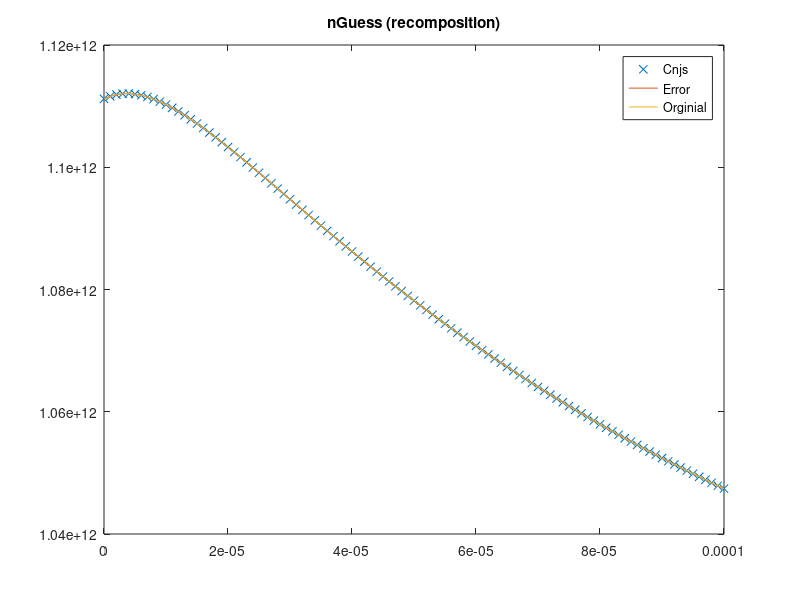
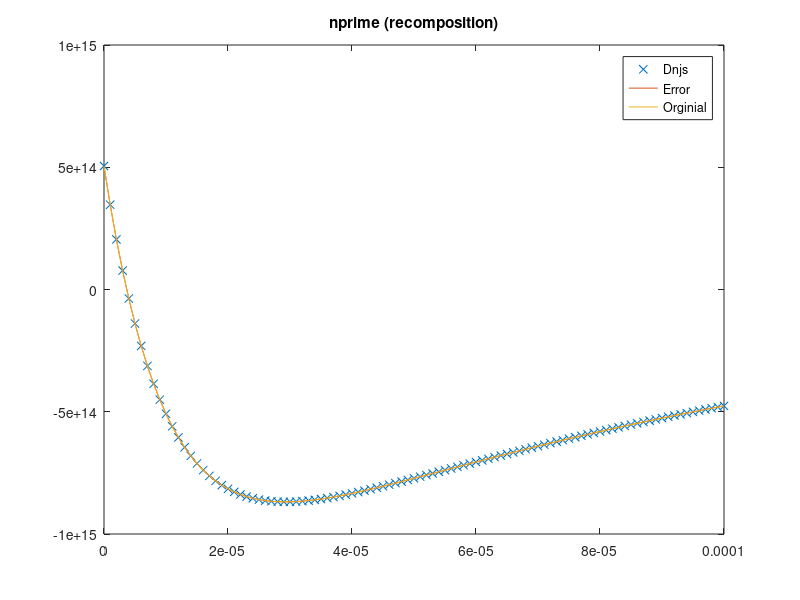
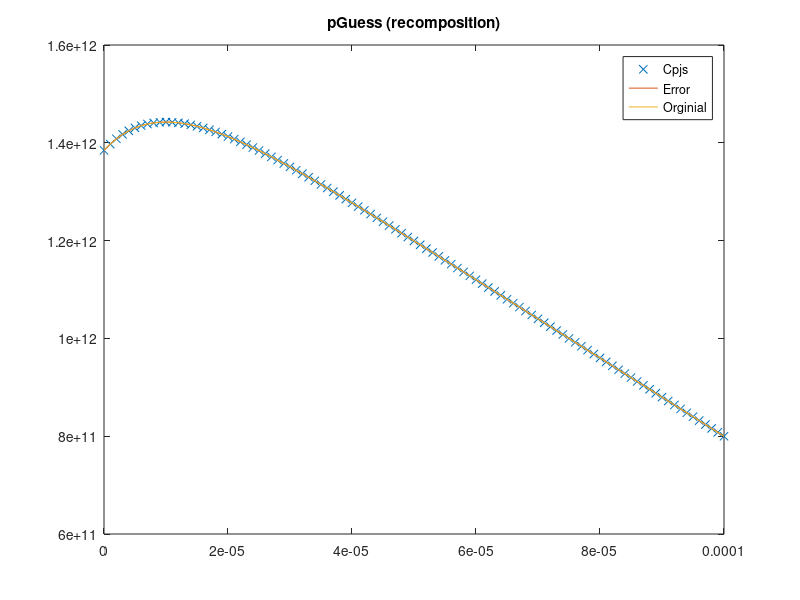
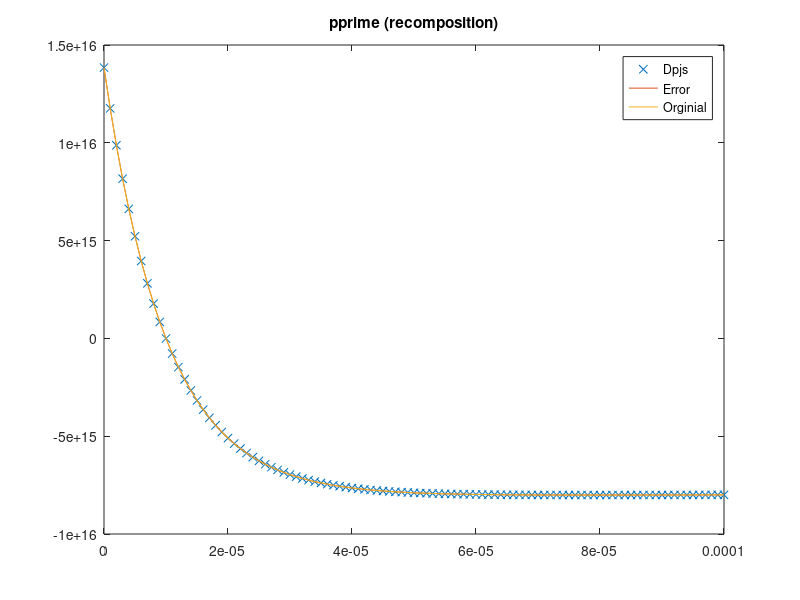

The MATLAB script that drew these images, in order: (Note: this script raises an error after producing the figures.)
clear all
close all
t=cputime;
%profile on


%Modified Newton, no noise, Jacobian


%Version 1.0 of actual calculations
%Calculates the approximate solution of a known test function
%Uses numerical integration instead of symbolic integration
%The length of the testing regions can be varied
%The number of intervals can be varied
%The starting point of the testing region can be varied

%Collection of constants which may be useful

chi = 4.07; %(*electron affinity in eV*)
gamma = 5.47;  %(*ionization energy in eV*)
phi = chi + gamma/2; %(*work function in eV*)
Eg = gamma - chi;
ni = 2*10^6; %(*intrinsic carrier concentration in [1/cm^3]*)
me = 9.1*10^-31; %(*mass of electron  in kg*)
meffe = .067*me ;%(*mass in density of states for electrons [1]*)
meffh = .47*me; %(*mass in density of states for holes [1]*)
keV = 8.617*10^-5 ;%(*boltzmann  constant in eV/K*)
ksi = 1.38*10^-23; %(*boltzmann constant in J/K*)
ksiN = 1.38*10^-23;
ksiP = 1.38*10^-23;
T = 300; %(*Cell temperature in K*)
h = 6.626 * 10^-34;
Ec = -chi;
Ev = -gamma;
e0m = 8.854*10^-15;  %(*permittivity of free space in [s^4 A^2/m^3 kg]*)
e0 = e0m*10^-6; %(*permittivity of free space in [s^4 A^2/cm^3 kg]*)
er = 13.1; %(*permittivity ratio for a given material [1]*)
q = 1.6*10^-19; %(*Fundamental charge in C*)
taun = 10^-9; %(*electron lifetime in s*)
taup = 10^-9;%(*hole lifetime in s*)
mun = 8500; %(*electron mobility in cm^2/V s*)
mup = 400; %(*hole mobility in cm^2/V s*)
Dn = 220; %(*electron diffusivity in cm^2/s*)
Dp = 10; %(*hole diffusivity in cm^2/s*)
Sr = 10^5; %(*recombination velocity (in cm/s)*)
Wn = 10^-4; %(*Lenght of n-type region (in cm)*)
Wp = 10^-4; %(*Length of p-type region (in cm)*)


%Input the start and end points of the testing region and determine its
%length
startPoint = 0;
endPoint = Wn;
totalLength = endPoint-startPoint;

%Set number of intervals to divide domain into
numIntervals = 100;
intervalLength = totalLength/numIntervals;
dx = intervalLength;
maxIterations=50;
% Store node locations
node = startPoint:dx:totalLength;

%Random noise bounds
rand=1;

AbsError=10^-18;
RelError=10^-6;

filepath=strcat('modifiedNewton v3/rand',num2str(rand),'/',num2str(numIntervals),'terms');
mkdir(filepath)

%(*Solar incidence data*)
alphaOpt = 10000; %(*/cm*) (*GaAs*)
Conc = 1;
Lflux = 2.0*10^17; %(*/cm^2 s *) (*photons absorbed by GaAs at 1 sun*)
R = 0.1; %(*reflection coefficient*)
Gop = @(x) alphaOpt*Conc*Lflux*(1 - R)*exp(-alphaOpt*(x));%(*/cm^3*) 


indexp = linspace(startPoint,totalLength+startPoint,numIntervals+1);
indexn = linspace(startPoint,totalLength+startPoint,numIntervals+1);

%Define general basis functions for interval 0 to 1
% Use inline functions; define generic basis functions and derivatives

%Phi function is chosen such that phi_right (f1) has f(0) = 1, f(1)=0, f'(0) = 1,
%f'(1)=0
%Phi function is chosen such that phi_left (f2) has f(0) = 0, f(1)=1, f'(0) = 1,
%f'(1)=0
%f1 = phi_right
%f2 = phi_left
f1 =@(x) (1-3.*(x/dx).^2+ 2.*(x/dx).^3);
f2 =@(x) (3*(x/dx).^2-2*(x/dx).^3); 

f1prime = @(x) (-6/dx^2.*(x) + 6/dx^3.*(x).^2);
f2prime = @(x) (6/dx^2.*(x) - 6/dx^3.*(x).^2);

f1primeprime = @(x) (-6/dx^2 + 12/dx^3.*(x));
f2primeprime = @(x) (6/dx^2 - 12/dx^3.*(x));

%Psi function is chosen such that psi_right (f3) has f'(0) = 1, f'(1)=0, f(0) =
%0, f(1)=0
%Psi function is chosen such that psi_left (f4) has f'(0) = 0, f'(1)=1, f(0) = 0,
%f(1)=0
%f3 = psi_left
%f4 = psi_right
f3 = @(x) ((x/dx)- 2*(x/dx).^2+(x/dx).^3)*dx;
f4 = @(x) (-(x/dx).^2+(x/dx).^3)*dx;


f3prime = @(x) (1/dx - 4/dx.^2.*(x) + 3/dx.^3.*(x).^2)*dx;
f4prime = @(x) (-2/dx^2.*(x) + 3/dx^3.*(x).^2)*dx;

f3primeprime = @(x) (-4/dx.^2 + 6/dx.^3.*(x))*dx;
f4primeprime = @(x) (-2/dx.^2 + 6/dx.^3.*(x))*dx;

% x_axis=0:dx/100:dx;
% subplot(221),plot(x_axis,f1(x_axis))
% subplot(222),plot(x_axis,f2(x_axis))
% subplot(223),plot(x_axis,f3(x_axis))
% subplot(224),plot(x_axis,f4(x_axis))
%%%%%%%%%%%%%%%%%%%%%%%%%%%%%%%%%%%%%%%%%%%%%%%%%%%%%%%%%%%%%%%%%%%%%%%%%%%%%%
%Set up known n(x) and p(x) distributions
%%%%%%%%%%%%%%%%%%%%%%%%%%%%%%%%%%%%%%%%%%%%%%%%%%%%%%%%%%%%%%%%%%%%%%%%%%%%%%


%Set up initial guess for p(x).  The curve goes has the vague shape of the
%expected output (peak near 0 and vaguely exponential).

%%%%%%%%%%%%%%%%%%%%%%%%%%%%%%%%%%%%%%%%%%%%%%%%%%
%NOTE: If pGuess is change, initial BCs for pGuess must also be changed
%%%%%%%%%%%%%%%%%%%%%%%%%%%%%%%%%%%%%%%%%%%%%%%%%%
p1=8.14812*10^13;
p2=-2.19257*10^11;
p3=-8.12149*10^13;
p4=1.33755*10^12;
gammap1=100;
gammap2=100000;
gammap3=1;
gammap4=10;

%Symbolic form of pGuess
pGuessOrig = @(x) p1*exp(-gammap1*x)+p2*exp(-gammap2*x)+p3*exp(-gammap3*x)+p4*exp(-gammap4*x);

n1=-1.79768*10^10;
n2=1.29154*10^11;
n3=9.94351*10^11;
n4=5.6616*10^9;
gamman1=100000;
gamman2=10000;
gamman3=1;
gamman4=10;

%Symbolic form of nGuess
nGuessOrig = @(x) n1*exp(-gamman1*x)+n2*exp(-gamman2*x)+n3*exp(-gamman3*x)+n4*exp(-gamman4*x);

nprimeOrig = @(x) -(n1*gamman1*exp(-gamman1*x) + n2*gamman2*exp(-gamman2*x) + n3*gamman3*exp(-gamman3*x)+n4*gamman4*exp(-gamman4*x));
pprimeOrig = @(x) -(p1*gammap1*exp(-gammap1*x) + p2*gammap2*exp(-gammap2*x) + p3*gammap3*exp(-gammap3*x)+p4*gammap4*exp(-gammap4*x));

nprimeprimeOrig = @(x) (n1*gamman1*gamman1*exp(-gamman1*x) + n2*gamman2*gamman2*exp(-gamman2*x) + n3*gamman3*gamman3*exp(-gamman3*x)+n4*gamman4*gamman4*exp(-gamman4*x));
pprimeprimeOrig = @(x) (p1*gammap1*gammap1*exp(-gammap1*x) + p2*gammap2*gammap2*exp(-gammap2*x) + p3*gammap3*gammap3*exp(-gammap3*x)+p4*gammap4*gammap4*exp(-gammap4*x));

cn1 = Dn - ksiN*T*mun/q;
cn2 = ksiN*T*mun/q;

cp1 = ksiP*T*mup/q - Dp;
cp2 = -ksiP*T*mup/q;

%Check BCs
% alphaNtest = nprimeOrig(0)/nGuessOrig(0)
% alphaPtest = pprimeOrig(0)/pGuessOrig(0)
% betaNtest = nprimeOrig(Wn)/nGuessOrig(Wn)
% betaPtest = pprimeOrig(Wn)/pGuessOrig(Wn)


%Gopn = @(x) cn1.*(n1*(gamman1*gamman1)*exp(-gamman1*x) + n2*(gamman2*gamman2)*exp(-gamman2*x) + n3*(gamman3*gamman3)*exp(-gamman3*x))    +(ksiN*T*mun/q*(pprimeprimeOrig(x)./pGuessOrig(x) - (pprimeOrig(x)./pGuessOrig(x)).^2) - 1/taun).*(n1*exp(-gamman1*x) + n2*exp(-gamman2*x) + n3*exp(-gamman3*x));%+cn2.*pprime(x)./pGuess(x).*(-n1*(gamman1)*exp(-gamman1*x) - n2*(gamman2)*exp(-gamman2*x) - n3*(gamman3)*exp(-gamman3*x))     
%Gopp = @(x) cp1.*(p1*(gammap1*gammap1)*exp(-gammap1*x) + p2*(gammap2*gammap2)*exp(-gammap2*x) + p3*(gammap3*gammap3)*exp(-gammap3*x))    +(ksiP*T*mup/q*((nprimeOrig(x)./nGuessOrig(x)).^2 - nprimeprimeOrig(x)./nGuessOrig(x)) - 1/taup).*(p1*exp(-gammap1*x) + p2*exp(-gammap2*x) + p3*exp(-gammap3*x));%+cp2.*nprime(x)./nGuess(x).*(-p1*(gammap1)*exp(-gammap1*x) - p2*(gammap2)*exp(-gammap2*x) - p3*(gammap3)*exp(-gammap3*x))     

%Adjust pGuess to include error
%Adjust pGuess to include error

%'Noisified' terms
%n3*rand,gamman1,gamman2,gamman3 set;n1 and n2 calculated from those
%numbers using BCs
%Calcs done in Mathematica

% n1rand=-2.43711*10^10;
% n2rand=1.53127*10^11;
% n3rand=1.07209*10^12;
% n4rand=-9.73843*10^12;
% gamman1rand=100000*rand;

nGuess = nGuessOrig;%@(x) (n1rand*exp(-gamman1rand*x)+n2rand*exp(-gamman2*x)+n3rand*exp(-gamman3*x)+n4rand*exp(-gamman4*x));
nprime = nprimeOrig;%@(x) -(n1rand*gamman1rand*exp(-gamman1rand*x) + n2rand*gamman2*exp(-gamman2*x) + n3rand*gamman3*exp(-gamman3*x)+n4rand*gamman4*exp(-gamman4*x));
nprimeprime = nprimeprimeOrig;%@(x) n1rand*gamman1rand*gamman1rand*exp(-gamman1rand*x) + n2rand*gamman2*gamman2*exp(-gamman2*x) + n3rand*gamman3*gamman3*exp(-gamman3*x)+n4rand*gamman4*gamman4*exp(-gamman4*x);

%p3*rand,gammap1,gammap2,gammap3 set;p1 and p2 calculated from those
%numbers using BCs
%Calcs done in Mathematica

% p1rand=1.71267*10^15;
% p2rand=-2.92243*10^11;
% p3rand=1.60693*10^16;
% p4rand=-1.77803*10^16;
% gammap2rand=100000*rand;

pGuess = pGuessOrig;%@(x) (p1rand*exp(-gammap1rand*x)+p2rand*exp(-gammap2*x)+p3rand*exp(-gammap3*x)+p4rand*exp(-gammap4*x));
pprime = pprimeOrig;%@(x) -(p1rand*gammap1rand*exp(-gammap1rand*x) + p2rand*gammap2*exp(-gammap2*x) + p3rand*gammap3*exp(-gammap3*x)+p4rand*gammap4*exp(-gammap4*x));
pprimeprime =pprimeprimeOrig;%@(x) p1rand*gammap1rand*gammap1rand*exp(-gammap1rand*x) + p2rand*gammap2*gammap2*exp(-gammap2*x) + p3rand*gammap3*gammap3*exp(-gammap3*x)+p4rand*gammap4*gammap4*exp(-gammap4*x);


%%%%%%%%%%%%%%%%%%%%%%%%%%%%%%%%%%%%%%%%%%%%%%%%%%%%%%%%%%%%%%%%%%%%%%%%%%%%
%Calculate composition of n(x) in finite element space
%%%%%%%%%%%%%%%%%%%%%%%%%%%%%%%%%%%%%%%%%%%%%%%%%%%%%%%%%%%%%%%%%%%%%%%%%%
%alpha is boundary conditions term, n'(0)=alpha*n(0)
alphan = nprimeOrig(0)/nGuessOrig(0);

%beta is boundary condition term, n'(L) = beta n(L)
betan= nprimeOrig(totalLength)/nGuessOrig(totalLength);

%alpha is boundary conditions term, n'(0)=alpha*n(0)
alphap = pprimeOrig(0)/pGuessOrig(0);

%beta is boundary condition term, n'(L) = beta n(L)
betap= pprimeOrig(totalLength)/pGuessOrig(totalLength);


massmatrix = sparse (4*numIntervals,4*numIntervals);

massrhs = zeros(4*numIntervals,1);
for k = 1:numIntervals-2
	%%%%%%%%%%%%%%%%%%%%%%%%%%%%%%%%%%%%%%%%%%
    %Block 1  - (Upper left 4x4)
    %%%%%%%%%%%%%%%%%%%%%%%%%%%%%%%%%%%%%%%%%%
    %massmatrix(phi(n,r),xx)
	massmatrix(4*k-1,4*k-1) = massmatrix(4*k-1,4*k-1) + integral(@(x) f1((x-node(k+1))).*f1((x-node(k+1))),node(k+1),node(k+2),'AbsTol',AbsError,'RelTol',RelError);
	massmatrix(4*k,4*k-1)   = massmatrix(4*k,4*k-1) +   integral(@(x) f1((x-node(k+1))).*f3((x-node(k+1))),node(k+1),node(k+2),'AbsTol',AbsError,'RelTol',RelError);

    %massmatrix(psi(n,r),xx)
    massmatrix(4*k-1,4*k) = massmatrix(4*k-1,4*k) + integral(@(x) f3((x-node(k+1))).*f1((x-node(k+1))),node(k+1),node(k+2),'AbsTol',AbsError,'RelTol',RelError);
	massmatrix(4*k,4*k)   = massmatrix(4*k,4*k) +   integral(@(x) f3((x-node(k+1))).*f3((x-node(k+1))),node(k+1),node(k+2),'AbsTol',AbsError,'RelTol',RelError);

    %massmatrix(phi(p,r),xx)
	massmatrix(4*k+1,4*k+1) = massmatrix(4*k+1,4*k+1) + integral(@(x) f1((x-node(k+1))).*f1((x-node(k+1))),node(k+1),node(k+2),'AbsTol',AbsError,'RelTol',RelError);
	massmatrix(4*k+2,4*k+1) = massmatrix(4*k+2,4*k+1) + integral(@(x) f1((x-node(k+1))).*f3((x-node(k+1))),node(k+1),node(k+2),'AbsTol',AbsError,'RelTol',RelError);

    %massmatrix(psi(p,r),xx)
	massmatrix(4*k+1,4*k+2) = massmatrix(4*k+1,4*k+2) + integral(@(x) f3((x-node(k+1))).*f1((x-node(k+1))),node(k+1),node(k+2),'AbsTol',AbsError,'RelTol',RelError);
	massmatrix(4*k+2,4*k+2) = massmatrix(4*k+2,4*k+2) + integral(@(x) f3((x-node(k+1))).*f3((x-node(k+1))),node(k+1),node(k+2),'AbsTol',AbsError,'RelTol',RelError);
    
    %%%%%%%%%%%%%%%%%%%%%%%%%%%%%%%%%%%%%%%%%%
    %Block 2  - (Upper right 4x4)
    %%%%%%%%%%%%%%%%%%%%%%%%%%%%%%%%%%%%%%%%%%
    %massmatrix(phi(n,r),xx)
	massmatrix(4*k-1,4*k+3) = massmatrix(4*k-1,4*k+3) + integral(@(x) f2((x-node(k+1))).*f1((x-node(k+1))),node(k+1),node(k+2),'AbsTol',AbsError,'RelTol',RelError);
	massmatrix(4*k,4*k+3)   = massmatrix(4*k,4*k+3) +   integral(@(x) f2((x-node(k+1))).*f3((x-node(k+1))),node(k+1),node(k+2),'AbsTol',AbsError,'RelTol',RelError);

    %massmatrix(psi(n,r),xx)
    massmatrix(4*k-1,4*k+4) = massmatrix(4*k-1,4*k+4) + integral(@(x) f4((x-node(k+1))).*f1((x-node(k+1))),node(k+1),node(k+2),'AbsTol',AbsError,'RelTol',RelError);
	massmatrix(4*k,4*k+4)   = massmatrix(4*k,4*k+4) +   integral(@(x) f4((x-node(k+1))).*f3((x-node(k+1))),node(k+1),node(k+2),'AbsTol',AbsError,'RelTol',RelError);

    %massmatrix(phi(p,r),xx)
	massmatrix(4*k+1,4*k+5) = massmatrix(4*k+1,4*k+5) + integral(@(x) f2((x-node(k+1))).*f1((x-node(k+1))),node(k+1),node(k+2),'AbsTol',AbsError,'RelTol',RelError);
	massmatrix(4*k+2,4*k+5) = massmatrix(4*k+2,4*k+5) + integral(@(x) f2((x-node(k+1))).*f3((x-node(k+1))),node(k+1),node(k+2),'AbsTol',AbsError,'RelTol',RelError);

    %massmatrix(psi(p,r),xx)
	massmatrix(4*k+1,4*k+6) = massmatrix(4*k+1,4*k+6) + integral(@(x) f4((x-node(k+1))).*f1((x-node(k+1))),node(k+1),node(k+2),'AbsTol',AbsError,'RelTol',RelError);
	massmatrix(4*k+2,4*k+6) = massmatrix(4*k+2,4*k+6) + integral(@(x) f4((x-node(k+1))).*f3((x-node(k+1))),node(k+1),node(k+2),'AbsTol',AbsError,'RelTol',RelError);
    
    
   %%%%%%%%%%%%%%%%%%%%%%%%%%%%%%%%%%%%%%%%%%
    %Block 3  - (Bottom left 4x4)
    %%%%%%%%%%%%%%%%%%%%%%%%%%%%%%%%%%%%%%%%%%
    %massmatrix(phi(n,r),xx)
	massmatrix(4*k+3,4*k-1) = massmatrix(4*k+3,4*k-1) + integral(@(x) f1((x-node(k+1))).*f2((x-node(k+1))),node(k+1),node(k+2),'AbsTol',AbsError,'RelTol',RelError);
	massmatrix(4*k+4,4*k-1) = massmatrix(4*k+4,4*k-1) + integral(@(x) f1((x-node(k+1))).*f4((x-node(k+1))),node(k+1),node(k+2),'AbsTol',AbsError,'RelTol',RelError);

    %massmatrix(psi(n,r),xx)
    massmatrix(4*k+3,4*k) = massmatrix(4*k+3,4*k) + integral(@(x) f3((x-node(k+1))).*f2((x-node(k+1))),node(k+1),node(k+2),'AbsTol',AbsError,'RelTol',RelError);
	massmatrix(4*k+4,4*k) = massmatrix(4*k+4,4*k) + integral(@(x) f3((x-node(k+1))).*f4((x-node(k+1))),node(k+1),node(k+2),'AbsTol',AbsError,'RelTol',RelError);

    %massmatrix(phi(p,r),xx)
	massmatrix(4*k+5,4*k+1) = massmatrix(4*k+5,4*k+1) + integral(@(x) f1((x-node(k+1))).*f2((x-node(k+1))),node(k+1),node(k+2),'AbsTol',AbsError,'RelTol',RelError);
	massmatrix(4*k+6,4*k+1) = massmatrix(4*k+6,4*k+1) + integral(@(x) f1((x-node(k+1))).*f4((x-node(k+1))),node(k+1),node(k+2),'AbsTol',AbsError,'RelTol',RelError);

    %massmatrix(psi(p,r),xx)
	massmatrix(4*k+5,4*k+2) = massmatrix(4*k+5,4*k+2) + integral(@(x) f3((x-node(k+1))).*f2((x-node(k+1))),node(k+1),node(k+2),'AbsTol',AbsError,'RelTol',RelError);
	massmatrix(4*k+6,4*k+2) = massmatrix(4*k+6,4*k+2) + integral(@(x) f3((x-node(k+1))).*f4((x-node(k+1))),node(k+1),node(k+2),'AbsTol',AbsError,'RelTol',RelError);
    
    
    %%%%%%%%%%%%%%%%%%%%%%%%%%%%%%%%%%%%%%%%%%
    %Block 4  - (Bottom right 4x4)
    %%%%%%%%%%%%%%%%%%%%%%%%%%%%%%%%%%%%%%%%%%
    %massmatrix(phi(n,r),xx)
	massmatrix(4*k+3,4*k+3) = massmatrix(4*k+3,4*k+3) + integral(@(x) f2((x-node(k+1))).*f2((x-node(k+1))),node(k+1),node(k+2),'AbsTol',AbsError,'RelTol',RelError);
	massmatrix(4*k+4,4*k+3) = massmatrix(4*k+4,4*k+3) + integral(@(x) f2((x-node(k+1))).*f4((x-node(k+1))),node(k+1),node(k+2),'AbsTol',AbsError,'RelTol',RelError);

    %massmatrix(psi(n,r),xx)
    massmatrix(4*k+3,4*k+4) = massmatrix(4*k+3,4*k+4) + integral(@(x) f4((x-node(k+1))).*f2((x-node(k+1))),node(k+1),node(k+2),'AbsTol',AbsError,'RelTol',RelError);
	massmatrix(4*k+4,4*k+4) = massmatrix(4*k+4,4*k+4) + integral(@(x) f4((x-node(k+1))).*f4((x-node(k+1))),node(k+1),node(k+2),'AbsTol',AbsError,'RelTol',RelError);

    %massmatrix(phi(p,r),xx)
	massmatrix(4*k+5,4*k+5) = massmatrix(4*k+5,4*k+5) + integral(@(x) f2((x-node(k+1))).*f2((x-node(k+1))),node(k+1),node(k+2),'AbsTol',AbsError,'RelTol',RelError);
	massmatrix(4*k+6,4*k+5) = massmatrix(4*k+6,4*k+5) + integral(@(x) f2((x-node(k+1))).*f4((x-node(k+1))),node(k+1),node(k+2),'AbsTol',AbsError,'RelTol',RelError);

    %massmatrix(psi(p,r),xx)
	massmatrix(4*k+5,4*k+6) = massmatrix(4*k+5,4*k+6) + integral(@(x) f4((x-node(k+1))).*f2((x-node(k+1))),node(k+1),node(k+2),'AbsTol',AbsError,'RelTol',RelError);
	massmatrix(4*k+6,4*k+6) = massmatrix(4*k+6,4*k+6) + integral(@(x) f4((x-node(k+1))).*f4((x-node(k+1))),node(k+1),node(k+2),'AbsTol',AbsError,'RelTol',RelError);

    %%%%%%%%%%%%%%%%%%%%%%%%%%%%%%%%%%%%%%
    %RHS input
    %%%%%%%%%%%%%%%%%%%%%%%%%%%%%%%%%%%%%%%
    %nGuess terms
	massrhs(4*k-1) =      massrhs(4*k-1) +        integral(@(x) f1((x-node(k+1))).*nGuess(x),node(k+1),node(k+2),'AbsTol',AbsError,'RelTol',RelError);
	massrhs(4*k) =        massrhs(4*k)   +        integral(@(x) f3((x-node(k+1))).*nGuess(x),node(k+1),node(k+2),'AbsTol',AbsError,'RelTol',RelError);
    massrhs(4*k+3) =      massrhs(4*k+3) +        integral(@(x) f2((x-node(k+1))).*nGuess(x),node(k+1),node(k+2),'AbsTol',AbsError,'RelTol',RelError);
	massrhs(4*k+4) =      massrhs(4*k+4) +        integral(@(x) f4((x-node(k+1))).*nGuess(x),node(k+1),node(k+2),'AbsTol',AbsError,'RelTol',RelError);
    
    %pGuess terms
	massrhs(4*k+1) =    massrhs(4*k+1) +      integral(@(x) f1((x-node(k+1))).*pGuess(x),node(k+1),node(k+2),'AbsTol',AbsError,'RelTol',RelError);
	massrhs(4*k+2) =    massrhs(4*k+2) +      integral(@(x) f3((x-node(k+1))).*pGuess(x),node(k+1),node(k+2),'AbsTol',AbsError,'RelTol',RelError);
    massrhs(4*k+5) =    massrhs(4*k+5) +      integral(@(x) f2((x-node(k+1))).*pGuess(x),node(k+1),node(k+2),'AbsTol',AbsError,'RelTol',RelError);
	massrhs(4*k+6) =    massrhs(4*k+6) +      integral(@(x) f4((x-node(k+1))).*pGuess(x),node(k+1),node(k+2),'AbsTol',AbsError,'RelTol',RelError);
   
end    
    
%Handle 1st interval 'half case'
%Top left 2x2 block
massmatrix(1,1)= integral(@(x) (f1((x-node(1))) + alphan*f3((x-node(1)))).*(f1((x-node(1))) + alphan*f3((x-node(1)))),node(1),node(1)+dx,'AbsTol',AbsError,'RelTol',RelError);
massmatrix(2,2)= integral(@(x) (f1((x-node(1))) + alphap*f3((x-node(1)))).*(f1((x-node(1))) + alphap*f3((x-node(1)))),node(1),node(1)+dx,'AbsTol',AbsError,'RelTol',RelError);

%Left 2x4 block
massmatrix(3,1) = integral(@(x) (f1((x-node(1))) + alphan*f3((x-node(1)))).*f2((x-node(1))),node(1),node(1)+dx,'AbsTol',AbsError,'RelTol',RelError);
massmatrix(4,1) = integral(@(x) (f1((x-node(1))) + alphan*f3((x-node(1)))).*f4((x-node(1))),node(1),node(1)+dx,'AbsTol',AbsError,'RelTol',RelError);

massmatrix(5,2) = integral(@(x) (f1((x-node(1))) + alphap*f3((x-node(1)))).*f2((x-node(1))),node(1),node(1)+dx,'AbsTol',AbsError,'RelTol',RelError);
massmatrix(6,2) = integral(@(x) (f1((x-node(1))) + alphap*f3((x-node(1)))).*f4((x-node(1))),node(1),node(1)+dx,'AbsTol',AbsError,'RelTol',RelError);

%Right 4x2 block
massmatrix(1,3) = integral(@(x) f2((x-node(1))).*(f1((x-node(1))) + alphan*f3((x-node(1)))),node(1),node(1)+dx,'AbsTol',AbsError,'RelTol',RelError);
massmatrix(1,4) = integral(@(x) f4((x-node(1))).*(f1((x-node(1))) + alphan*f3((x-node(1)))),node(1),node(1)+dx,'AbsTol',AbsError,'RelTol',RelError);

massmatrix(2,5) = integral(@(x) f2((x-node(1))).*(f1((x-node(1))) + alphap*f3((x-node(1)))),node(1),node(1)+dx,'AbsTol',AbsError,'RelTol',RelError);
massmatrix(2,6) = integral(@(x) f4((x-node(1))).*(f1((x-node(1))) + alphap*f3((x-node(1)))),node(1),node(1)+dx,'AbsTol',AbsError,'RelTol',RelError);


%Overlapping 4x4 block
%massmatrix(phi(n,r),xx)
massmatrix(3,3)   = massmatrix(3,3) + integral(@(x) f2((x-node(k+1))).*f2((x-node(k+1))),node(k+1),node(k+2),'AbsTol',AbsError,'RelTol',RelError);
massmatrix(4,3)   = massmatrix(4,3) + integral(@(x) f2((x-node(k+1))).*f4((x-node(k+1))),node(k+1),node(k+2),'AbsTol',AbsError,'RelTol',RelError);

%massmatrix(psi(n,r),xx)
massmatrix(3,4)   = massmatrix(3,4) + integral(@(x) f4((x-node(k+1))).*f2((x-node(k+1))),node(k+1),node(k+2),'AbsTol',AbsError,'RelTol',RelError);
massmatrix(4,4)   = massmatrix(4,4) + integral(@(x) f4((x-node(k+1))).*f4((x-node(k+1))),node(k+1),node(k+2),'AbsTol',AbsError,'RelTol',RelError);

%massmatrix(phi(p,r),xx)
massmatrix(5,5) = massmatrix(5,5) + integral(@(x) f2((x-node(k+1))).*f2((x-node(k+1))),node(k+1),node(k+2),'AbsTol',AbsError,'RelTol',RelError);
massmatrix(6,5) = massmatrix(6,5) + integral(@(x) f2((x-node(k+1))).*f4((x-node(k+1))),node(k+1),node(k+2),'AbsTol',AbsError,'RelTol',RelError);

%massmatrix(psi(p,r),xx)
massmatrix(5,6) = massmatrix(5,6) + integral(@(x) f4((x-node(k+1))).*f2((x-node(k+1))),node(k+1),node(k+2),'AbsTol',AbsError,'RelTol',RelError);
massmatrix(6,6) = massmatrix(6,6) + integral(@(x) f4((x-node(k+1))).*f4((x-node(k+1))),node(k+1),node(k+2),'AbsTol',AbsError,'RelTol',RelError);

%RHS nGuess edge cases
massrhs(1) = massrhs(1) + integral(@(x) (f1((x-node(1))) + alphan*f3((x-node(1)))).*nGuess(x),node(1),node(1)+dx,'AbsTol',AbsError,'RelTol',RelError);
massrhs(3) = massrhs(3) + integral(@(x) f2((x-node(1))).*nGuess(x),node(1),node(1)+dx,'AbsTol',AbsError,'RelTol',RelError);
massrhs(4) = massrhs(4) + integral(@(x) f4((x-node(1))).*nGuess(x),node(1),node(1)+dx,'AbsTol',AbsError,'RelTol',RelError);

%RHS nGuess edge cases
massrhs(2) = massrhs(2) + integral(@(x) (f1((x-node(1))) + alphap*f3((x-node(1)))).*pGuess(x),node(1),node(1)+dx,'AbsTol',AbsError,'RelTol',RelError);
massrhs(5) = massrhs(5) + integral(@(x) f2((x-node(1))).*pGuess(x),node(1),node(1)+dx,'AbsTol',AbsError,'RelTol',RelError);
massrhs(6) = massrhs(6) + integral(@(x) f4((x-node(1))).*pGuess(x),node(1),node(1)+dx,'AbsTol',AbsError,'RelTol',RelError);


%Handle last interval 'half case'
last = 4*numIntervals;

%Handle 1st interval 'half case'
%Bottom right 2x2 block
massmatrix(last,last) =     integral(@(x) (f2((x-node(end)+dx)) + betap*f4((x-node(end)+dx))).*(f2((x-node(end)+dx)) + betap*f4((x-node(end)+dx))),node(end)-dx,node(end),'AbsTol',AbsError,'RelTol',RelError);
massmatrix(last-1,last-1) = integral(@(x) (f2((x-node(end)+dx)) + betan*f4((x-node(end)+dx))).*(f2((x-node(end)+dx)) + betan*f4((x-node(end)+dx))),node(end)-dx,node(end),'AbsTol',AbsError,'RelTol',RelError);


%Bottom 2x4 block
massmatrix(last,last-2) = integral(@(x) f3((x-node(end)+dx)).*(f2((x-node(end)+dx)) + betap*f4((x-node(end)+dx))),node(end)-dx,node(end),'AbsTol',AbsError,'RelTol',RelError);
massmatrix(last,last-3) = integral(@(x) f1((x-node(end)+dx)).*(f2((x-node(end)+dx)) + betap*f4((x-node(end)+dx))),node(end)-dx,node(end),'AbsTol',AbsError,'RelTol',RelError);

massmatrix(last-1,last-4) = integral(@(x) f3((x-node(end)+dx)).*(f2((x-node(end)+dx)) + betan*f4((x-node(end)+dx))),node(end)-dx,node(end),'AbsTol',AbsError,'RelTol',RelError);
massmatrix(last-1,last-5) = integral(@(x) f1((x-node(end)+dx)).*(f2((x-node(end)+dx)) + betan*f4((x-node(end)+dx))),node(end)-dx,node(end),'AbsTol',AbsError,'RelTol',RelError);


%Left 4x2 Block
massmatrix(last-2,last) = integral(@(x) (f2((x-node(end)+dx)) + betap*f4((x-node(end)+dx))).*f3((x-node(end)+dx)),node(end)-dx,node(end),'AbsTol',AbsError,'RelTol',RelError);
massmatrix(last-3,last) = integral(@(x) (f2((x-node(end)+dx)) + betap*f4((x-node(end)+dx))).*f1((x-node(end)+dx)),node(end)-dx,node(end),'AbsTol',AbsError,'RelTol',RelError);

massmatrix(last-4,last-1) = integral(@(x) (f2((x-node(end)+dx)) + betan*f4((x-node(end)+dx))).*f3((x-node(end)+dx)),node(end)-dx,node(end),'AbsTol',AbsError,'RelTol',RelError);
massmatrix(last-5,last-1) = integral(@(x) (f2((x-node(end)+dx)) + betan*f4((x-node(end)+dx))).*f1((x-node(end)+dx)),node(end)-dx,node(end),'AbsTol',AbsError,'RelTol',RelError);


%Overlapping 4x4 block
%massmatrix(phi(n,r),xx)
massmatrix(last-5,last-5) = massmatrix(last-5,last-5) + integral(@(x) f1((x-node(k+1))).*f1((x-node(k+1))),node(k+1),node(k+2),'AbsTol',AbsError,'RelTol',RelError);
massmatrix(last-4,last-5) = massmatrix(last-4,last-5) + integral(@(x) f1((x-node(k+1))).*f3((x-node(k+1))),node(k+1),node(k+2),'AbsTol',AbsError,'RelTol',RelError);

%massmatrix(psi(n,r),xx)
massmatrix(last-5,last-4) = massmatrix(last-5,last-4) + integral(@(x) f3((x-node(k+1))).*f1((x-node(k+1))),node(k+1),node(k+2),'AbsTol',AbsError,'RelTol',RelError);
massmatrix(last-4,last-4) = massmatrix(last-4,last-4) + integral(@(x) f3((x-node(k+1))).*f3((x-node(k+1))),node(k+1),node(k+2),'AbsTol',AbsError,'RelTol',RelError);

%massmatrix(phi(p,r),xx)
massmatrix(last-3,last-3) = massmatrix(last-3,last-3) + integral(@(x) f1((x-node(k+1))).*f1((x-node(k+1))),node(k+1),node(k+2),'AbsTol',AbsError,'RelTol',RelError);
massmatrix(last-2,last-3) = massmatrix(last-2,last-3) + integral(@(x) f1((x-node(k+1))).*f3((x-node(k+1))),node(k+1),node(k+2),'AbsTol',AbsError,'RelTol',RelError);

%massmatrix(psi(p,r),xx)
massmatrix(last-3,last-2) = massmatrix(last-3,last-2) + integral(@(x) f3((x-node(k+1))).*f1((x-node(k+1))),node(k+1),node(k+2),'AbsTol',AbsError,'RelTol',RelError);
massmatrix(last-2,last-2) = massmatrix(last-2,last-2) + integral(@(x) f3((x-node(k+1))).*f3((x-node(k+1))),node(k+1),node(k+2),'AbsTol',AbsError,'RelTol',RelError);
   
%RHS edge cases
%nGuess
massrhs(last-1) = massrhs(last)+ integral(@(x) (f2((x-node(end)+dx)) + betan*f4((x-node(end)+dx))).*nGuess(x),node(end)-dx,node(end),'AbsTol',AbsError,'RelTol',RelError);
massrhs(last-5) = massrhs(last-5) + integral(@(x) f1((x-node(end)+dx)).*nGuess(x),node(end)-dx,node(end),'AbsTol',AbsError,'RelTol',RelError);
massrhs(last-4) = massrhs(last-4) + integral(@(x) f3((x-node(end)+dx)).*nGuess(x),node(end)-dx,node(end),'AbsTol',AbsError,'RelTol',RelError);

%pGuess
massrhs(last) = massrhs(last)+ integral(@(x) (f2((x-node(end)+dx)) + betap*f4((x-node(end)+dx))).*pGuess(x),node(end)-dx,node(end),'AbsTol',AbsError,'RelTol',RelError);
massrhs(last-3) = massrhs(last-3) + integral(@(x) f1((x-node(end)+dx)).*pGuess(x),node(end)-dx,node(end),'AbsTol',AbsError,'RelTol',RelError);
massrhs(last-2) = massrhs(last-2) + integral(@(x) f3((x-node(end)+dx)).*pGuess(x),node(end)-dx,node(end),'AbsTol',AbsError,'RelTol',RelError);




%%%%%%%%%%%%%%%%%%%%%%%%%%%%%%%%%%%%%%%%%%%%%%%%%%%%%%%%%%%%%%%%%%%%%%%
%Perform final calcs
%%%%%%%%%%%%%%%%%%%%%%%%%%%%%%%%%%%%%%%%%%%%%%%%%%%%%%%%%%%%%%%%%%%%%%%%%
%Fill scalling matrix
D = sparse(4*(numIntervals),4*(numIntervals));

for index = 3:4:length(D)-2
   D(index,index) = 1;
   D(index+1,index+1) = 10^4*numIntervals;
   D(index+2,index+2) = 1;
   D(index+3,index+3) = 10^4*numIntervals;
end
D(1,1)=1;
D(2,2)=1;
D(length(D)-1,length(D)-1)=1;
D(length(D),length(D))=1;

%Scale Matrices using scaling matrix
LHSscaled = D*massmatrix*D;
RHSscaled = D*massrhs;

%Solve simultaneous equations
ScaledCoeffs = LHSscaled\RHSscaled;
Coeffs = D'*ScaledCoeffs;

%Collect Cj's in an array for display purposes
Cnjs = zeros(1,numIntervals+1);
Dnjs = zeros(1,numIntervals+1);
Cpjs = zeros(1,numIntervals+1);
Dpjs = zeros(1,numIntervals+1);

for index=2:length(Cnjs)-1
   Cnjs(1,index) = Coeffs(4*index-5);
   Dnjs(1,index) = Coeffs(4*index-4);
   Cpjs(1,index) = Coeffs(4*index-3);
   Dpjs(1,index) = Coeffs(4*index-2);
end
Cnjs(1) = Coeffs(1);
Dnjs(1) = Coeffs(1)*alphan;
Cpjs(1) = Coeffs(2);
Dpjs(1) = Coeffs(2)*alphap;

Cnjs(numIntervals+1)=Coeffs(length(Coeffs)-1);
Dnjs(numIntervals+1)=Coeffs(length(Coeffs)-1)*betan;
Cpjs(numIntervals+1)=Coeffs(length(Coeffs));
Dpjs(numIntervals+1)=Coeffs(length(Coeffs))*betap;

InitialCnjs = Cnjs;
InitialDnjs = Dnjs;
InitialCpjs = Cpjs;
InitialDpjs = Dpjs;

nOrig=nGuessOrig;
pOrig=pGuessOrig;
trueCnjs = nOrig(node);
trueDnjs = nprimeOrig(node);
trueCpjs = pOrig(node);
trueDpjs = pprimeOrig(node);

fig4 = figure;
plot(indexn,Cnjs,'x',node,nGuess(node),indexn,nOrig(indexn)),title('nGuess (recomposition)'),legend('Cnjs','Error','Orginial');
saveas(fig4,strcat(filepath,'/nGuess_recomposition.jpg'))

fig4 = figure;
plot(indexn,Dnjs,'x',node,nprime(node),indexn,nprimeOrig(indexn)),title('nprime (recomposition)'),legend('Dnjs','Error','Orginial');
saveas(fig4,strcat(filepath,'/nprime_recomposition.jpg'))

fig5 = figure;
plot(indexn,Cpjs,'x',node,pGuess(node),indexn,pOrig(indexn)),title('pGuess (recomposition)'),legend('Cpjs','Error','Orginial');
saveas(fig5,strcat(filepath,'/pGuess_recomposition.jpg'))

fig5 = figure;
plot(indexn,Dpjs,'x',node,pprime(node),indexn,pprimeOrig(indexn)),title('pprime (recomposition)'),legend('Dpjs','Error','Orginial');
saveas(fig5,strcat(filepath,'/pprime_recomposition.jpg'))

[output3,Jacobian3,RHSOut,Rn1,Rn2,Rn3,Rp1,Rp2,Rp3]=callFunction3(Coeffs);

options = optimoptions('fsolve','Display','iter','TolFun',10^15,'Jacobian','on','TypicalX',Coeffs);%
[x,fval,exitflag,output,jacobian]= fsolve(@(x)callFunction2(x),Coeffs,options);

%Displays runtime of m-file
time = cputime-t



%Store variable values to be used later
save(strcat(filepath,'/',num2str(numIntervals),'terms',num2str(maxIterations),'iterations.mat'))